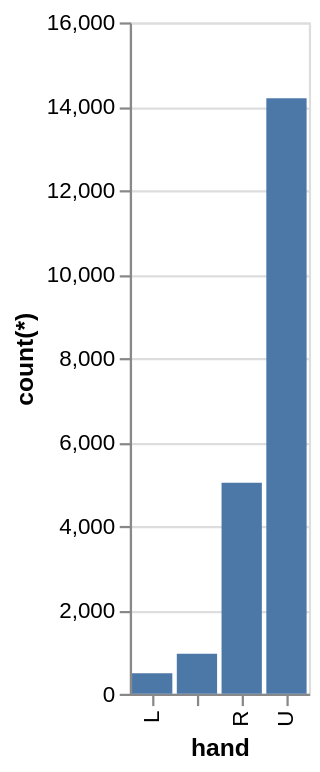

Here is the Vega-Lite specification saved for this chart:
### Vega-Lite specification from a JSON file in a GitHub repository (floating-point values rounded to 4 significant figures)
{"data": {"values": [{"x_data": "L", "y_data": 487}, {"x_data": "", "y_data": 954}, {"x_data": "R", "y_data": 5028}, {"x_data": "U", "y_data": 14193}]}, "mark": "bar", "encoding": {"x": {"field": "x_data", "type": "nominal", "title": "hand", "sort": {"op": "sum", "field": "y_data", "order": "ascending"}}, "y": {"field": "y_data", "type": "quantitative", "title": "count(*)"}}}
